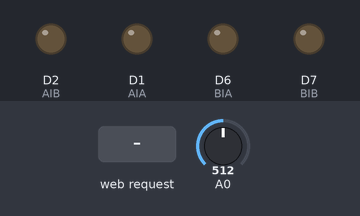
A sketch run on a simulated ESP8266 (NodeMCU). Shown: output pins drawn as LEDs (lit = HIGH). Inputs (shaded band) come from the test bench; at power-on: A0 = 512. WiFi joins after 1.5 s; servers stay silent unless stated; storage starts empty; what the sketch prints to the serial monitor is not drawn.

Above: at 2.7 s.
2.8 s: HTTP request GET /setOn received
At 3.4 s:
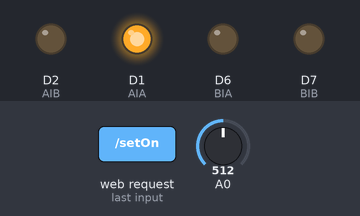
4.3 s: A0 set to 1002
5.8 s: A0 set to 1016
At 6.4 s:
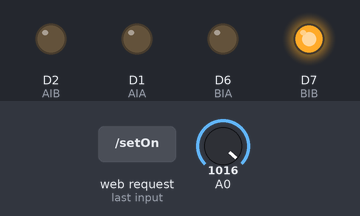
7.3 s: A0 set to 962
8.8 s: A0 set to 927
At 9.9 s:
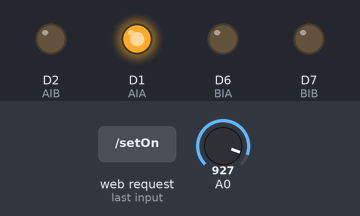
10.3 s: A0 set to 1023
At 11.0 s:
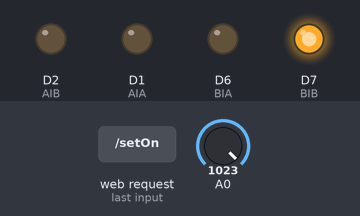
Timing chart, 0 to 12.8 s (numbered marks = the images above; inputs shaded):
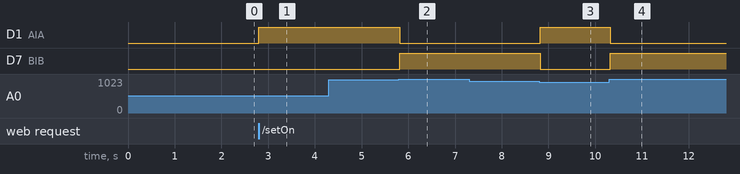

Measured:
- the behaviour switches between 1015 and 1016 on A0 (found by bisection; images 1 and 2)
- the behaviour switches between 944 and 943 on A0 (found by bisection; images 2 and 3)
- after the input at 2.8 s, D1 (AIA): LOW → HIGH at once
- after the input at 4.3 s, every drawn part: stays the same
- after the input at 5.8 s, D1 (AIA): HIGH → LOW at once; D7 (BIB): LOW → HIGH at once
- after the input at 7.3 s, every drawn part: stays the same
- after the input at 8.8 s, D1 (AIA): LOW → HIGH at once; D7 (BIB): HIGH → LOW at once
- after the input at 10.3 s, D1 (AIA): HIGH → LOW at once; D7 (BIB): LOW → HIGH at once

The sketch:

pressure-pump.ino
```cpp
#include <ESP8266WiFi.h>
#include <WiFiClient.h>
#include <ESP8266WebServer.h>
#include <ESP8266WiFiMulti.h>
#include <FS.h>
#include <TaskScheduler.h>

// ----- Variáveis globais -----
ESP8266WiFiMulti wifiMulti;
ESP8266WebServer server(80);
Scheduler runner;
int pressure = 73;
int maxPressure = 140;
int minPressure = 80;
bool pressurizing = false;
bool releasing = false;
bool running = false;
int targetPressure = 140;
String logBuffer = "";

const int AIA = D1;
const int AIB = D2;
const int BIA = D6;
const int BIB = D7;

void handle_start_page();
void handle_getPressure();
void handle_setPressure();
void handle_setOn();
void handle_setOff();
void handle_getLog();
void updatePressure();
void updatePumpStatus();
void handleHTTP();
void addLog();
int getPressure();

Task taskUpdatePressure(20, TASK_FOREVER, &updatePressure);
Task taskUpdatePumpStatus(20, TASK_FOREVER, &updatePumpStatus);
Task taskHandleHTTP(1, TASK_FOREVER, &handleHTTP);

void setup() {
  // put your setup code here, to run once:
  pinMode(AIA, OUTPUT); // set pins to output
  pinMode(AIB, OUTPUT);
  pinMode(BIA, OUTPUT);
  pinMode(BIB, OUTPUT);

  Serial.begin(115200);
  Serial.println();
  Serial.println("Serial comm started.");

  if (!SPIFFS.begin()) {
      Serial.println("An Error has occurred while mounting SPIFFS");
  }

  char bufferName[64];
  char bufferPass[64];
  if (SPIFFS.exists("/aps.lst")) {
    Serial.println("Found AP list, loading.");
    File file = SPIFFS.open("/aps.lst", "r");
    while (file.available()) {
      int l = file.readBytesUntil(',', bufferName, sizeof(bufferName));
      bufferName[l] = 0;
      if (l == 0)
        break;
      l = file.readBytesUntil('\n', bufferPass, sizeof(bufferPass));
      if (l == 0)
        break;
      bufferPass[l-1] = 0;
      if (wifiMulti.addAP(bufferName, bufferPass)) {
        Serial.println("Added AP: [" + String(bufferName) + "]");
      } else {
        Serial.println("AddAP error for: [ "+ String(bufferName) + "]");
      }
    }
    file.close();
  } else {
    Serial.println("AP list not found.");
  }
  Serial.println("Conecting to wifi...");
  while (wifiMulti.run() != WL_CONNECTED) { // Wait for the Wi-Fi to connect
    delay(250);
    Serial.print('.');
  }
  Serial.println('\n');
  Serial.print("Connected to ");
  Serial.println(WiFi.SSID());              // Tell us what network we're connected to
  Serial.print("IP address:\t");
  Serial.println(WiFi.localIP());

  server.on("/", handle_start_page);
  server.on("/getPressure", handle_getPressure);
  server.on("/setPressure", handle_setPressure);
  server.on("/setOn", handle_setOn);
  server.on("/setOff", handle_setOff);
  server.on("/getLog", handle_getLog);

  // Inicializa o servidor
  server.begin();
  Serial.println("Web Server started.");

  runner.addTask(taskUpdatePressure);
  runner.addTask(taskUpdatePumpStatus);
  runner.addTask(taskHandleHTTP);

  taskUpdatePressure.enable();
  taskHandleHTTP.enable();

  addLog("Startup complete.");
}


void pumpOn() {
  digitalWrite(BIB,HIGH);
  digitalWrite(BIA,LOW);
}

void pumpOff() {
  digitalWrite(BIA,LOW);
  digitalWrite(BIB,LOW);
}

void releaseOn() {
  digitalWrite(AIA,HIGH);
  digitalWrite(AIB,LOW);
}

void releaseOff() {
  digitalWrite(AIA,LOW);
  digitalWrite(AIB,LOW);
}

void updateTargetPressure() {
  if (pressure >= maxPressure) {
    targetPressure = minPressure;
  } else if (pressure <= minPressure) {
    targetPressure = maxPressure;
  }
}

int getPressure() {
  return (1114 - analogRead(A0)) * 0.819;
}

void updatePressure() {
  pressure = getPressure();
}

void updatePumpStatus() {
  updateTargetPressure();
  if (pressure < targetPressure) {
    if (releasing) {
      releaseOff();
      releasing = false;
    }
    if (!pressurizing) {
      pumpOn();
      pressurizing = true;
    }
  } else if (pressure >= targetPressure) {
    if (pressurizing) {
      pumpOff();
      pressurizing = false;
    }
    if (!releasing) {
      releaseOn();
      releasing = true;
    }
  }
}

void handleHTTP() {
  server.handleClient();
}

void loop() {
  // put your main code here, to run repeatedly:
  runner.execute();
}

void handle_start_page()
{
  File file = SPIFFS.open("/start-page.htm", "r");                 // Open it
  size_t sent = server.streamFile(file, "text/html"); // And send it to the client
  file.close();                                       // Then close the file again
}

void handle_getPressure()
{
  server.send(200, "text/html", String(pressure));
}

void handle_setOn()
{
  pressurizing = false;
  releasing = true;
  taskUpdatePumpStatus.enable();
  pumpOff();
  releaseOn();
  addLog("Pumping/release system ACTIVATED.");
  server.send(200, "text/html", "OK");
}

void handle_setOff()
{
  pressurizing = false;
  releasing = false;
  taskUpdatePumpStatus.disable();
  pumpOff();
  releaseOff();
  addLog("Pumping/release system DEACTIVATED.");
  server.send(200, "text/html", "OK");
}

void handle_setPressure()
{
  maxPressure = server.arg("max").toInt();
  minPressure = server.arg("min").toInt();
  targetPressure = minPressure;

  addLog("Setting minPressure to [" + String(minPressure,10) + "] and maxPressure to [" + String(maxPressure,10) + "].");

  server.send(200, "text/html", "OK");
}

void handle_getLog()
{
  server.send(200, "text/html", logBuffer);
  logBuffer = "";
}

void addLog(String l) {
  float ms = (millis() / 1000.0);
  logBuffer += "[" + String(ms, 2) + "] " + l + "\n";
}
```
